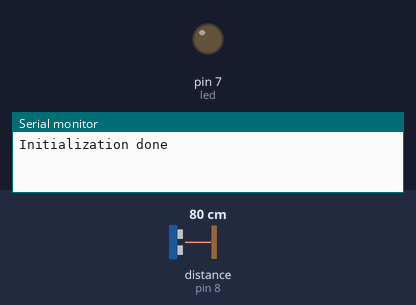
Recording of a sketch running on a simulated Arduino Uno, built with avr-gcc and run on an emulated ATmega328P. On the bench: output pins drawn as LEDs (lit = HIGH), the last lines printed to the serial monitor. Wiring (inferred from the names in the program): ultrasonic range finder: trigger pin 9; echo pin 8. Inputs (shaded band) come from the test bench; at power-on: distance to the obstacle (sensor on pin 8) 80 cm. The echo pulse lasts 58.3 µs per cm; storage starts empty; pins used as bus, display or sensor lines are not drawn.

Above: at 0.1 s.
At 3.6 s:
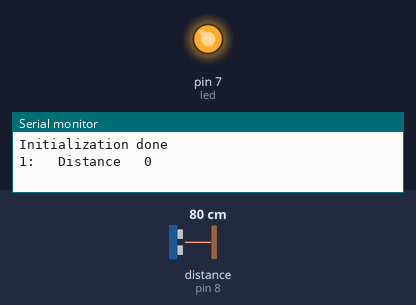
Timing chart, 0 to 5.1 s (numbered marks = the images above):
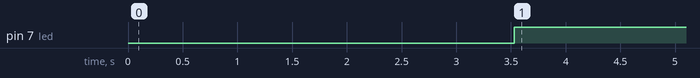

Measured:
- by itself, pin 7 (led): LOW → HIGH at 3.5 s

The sketch:

SD_card_text.ino
```cpp
#include<SPI.h>
#include<SD.h>

const int trigpin = 9;
const int echopin = 8;
const int led = 7;

void setup() {
  // put your setup code here, to run once:
  Serial.begin(9600);
  pinMode(trigpin,OUTPUT);
  pinMode(echopin,OUTPUT);
  pinMode(led,OUTPUT);

  if(!SD.begin(10)){
    Serial.println("Initialization failed");
    while(1);
  }
  Serial.println("Initialization done");
  delay(2000);
}

File myFile;
uint16_t line = 1;

void loop() {
  // put your main code here, to run repeatedly:
  long duration,distance;
  digitalWrite(trigpin,LOW);
  delayMicroseconds(2);
  digitalWrite(trigpin,HIGH);
  delayMicroseconds(10);
  digitalWrite(trigpin,LOW);

 duration = pulseIn(echopin,HIGH);
 distance = (duration/2)* 0.034;

 myFile = SD.open("text.txt",FILE_WRITE);

 if(myFile){
  Serial.print(line);
  Serial.print(":   Distance   ");
  Serial.println(distance);
  //Write data to SD card file (sensorData.txt)
  myFile.print(line++);
  myFile.println("   Distance   ");
  myFile.println(distance);
  myFile.close();
  delay(500);
 }
 else{
  Serial.println("no");
 }

 if(distance < 10 )
 {
  digitalWrite(led,HIGH);
 }
 else
 {
  digitalWrite(led,LOW);
 }
}
```
